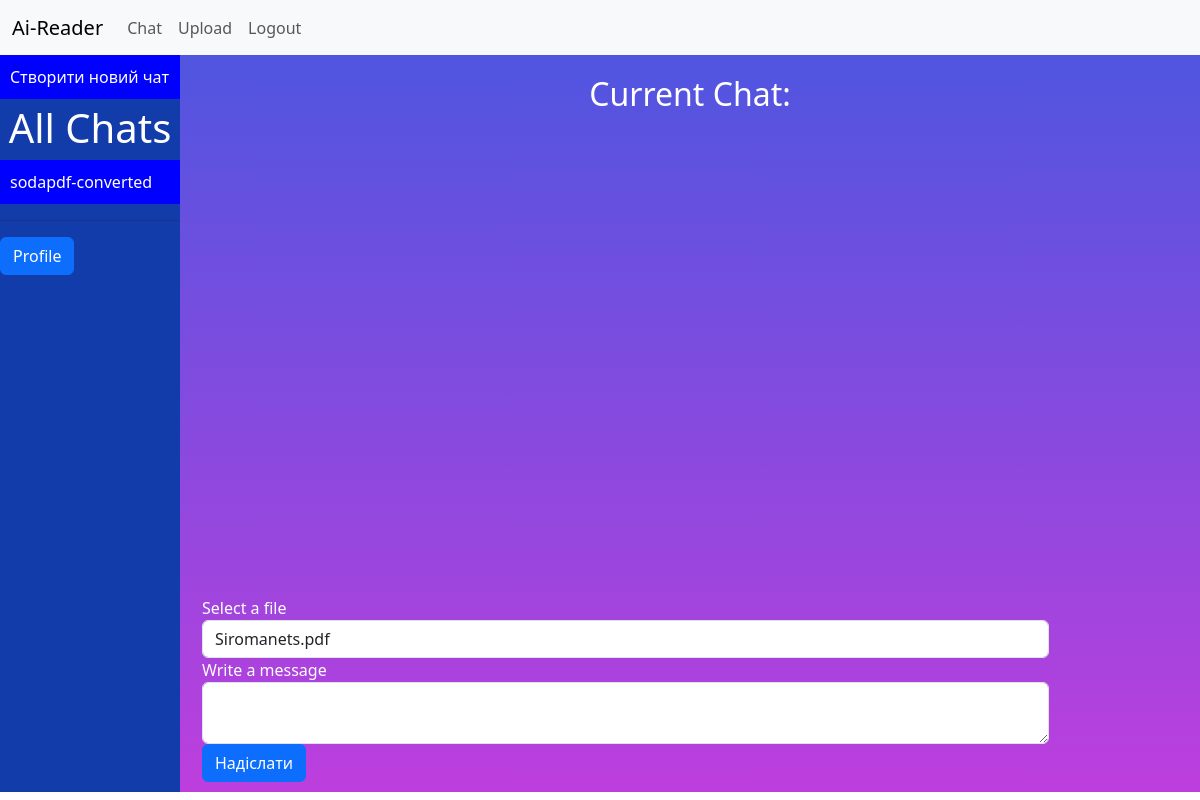
The page /chat/ (signed in) on the database as committed earlier.
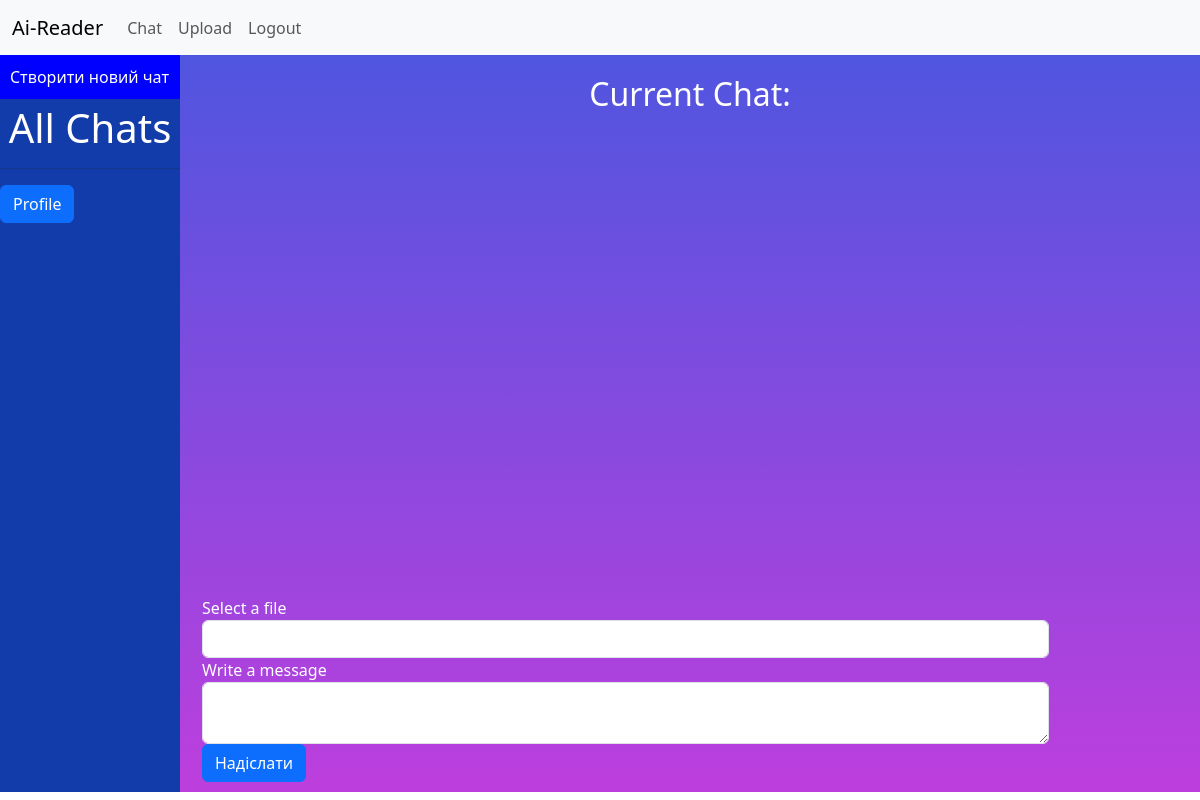
The same page on the database as committed later.
### Ai_reader/models.py (models this page shows)
class Chat(models.Model):
    name = models.CharField(max_length=100)
    doc = models.ForeignKey(
        UploadedFile, related_name="chats", on_delete=models.CASCADE, default=1
    )
    users = models.ForeignKey(User, related_name="sent_chats", on_delete=models.CASCADE)
    active = models.BooleanField(default=False)

### Ai_reader/views.py (the view)
# urls.py: path('chat/', views.chat, name='chat'),
def chat(request):
    user = request.user
    if request.user.is_authenticated:
        user_files = UploadedFile.objects.filter(user_id=request.user)
        user_chats = Chat.objects.filter(users=user)
        x = []
        for chat in user_chats:
            x.append(chat.name)
        return render(
            request,
            "Ai_reader/chat.html",
            {
                "user_chats": x,
                "user_files": user_files,
                "form": ChooseFileForm(user=user),
            },
        )
    else:
        return redirect(reverse("users:eror_aut"))

### Ai_reader/forms.py
class ChooseFileForm(forms.Form):
    def __init__(self, user, *args, **kwargs):
        super(ChooseFileForm, self).__init__(*args, **kwargs)
        user_files = UploadedFile.objects.filter(user_id=user)
        choices = [(file.id, file.file.name) for file in user_files]
        self.fields['file_choice'] = forms.ChoiceField(choices=choices)

### Ai_reader/templates/Ai_reader/chat.html (shortened to what this page needs)
{% extends "users/base.html" %}
{% block body %}
<div class="container-fluid">
    <div class="row">
        <div class="col-md-3">
            <div style="position: absolute; top: 55px; left: 0px; width: 15%; height: 92.1%;">
                <div style="background-color: #123CA9; height: calc(100%);">
                    <a href="{% url 'chat:chat' %}" style="background-color: blue; color: white; display: block; padding: 10px; margin-bottom: 5px; text-decoration: none;">
                        Створити новий чат
                    </a>
                    <h1 style="color: white; text-align: center;">All Chats</h1>
                    {% for chat in user_chats %}
                    <a href="{% url 'chat:ex_chat' chat_name=chat %}" style="background-color: blue; color: white; display: block; padding: 10px; margin-bottom: 5px; text-decoration: none;">
                        {{ chat }}
                    </a>
                    {% endfor %}
                    <hr>
                    <a href="{% url 'users:profile' %}" class="btn btn-primary">Profile</a>
                </div>
            </div>
        </div>
        <div class="col-md-9" style="position: absolute; bottom: 0; left: 15%; top: 55px; width: 85%; height: 92.1%; background: linear-gradient(to bottom, rgba(18, 26, 213, 0.74) 0%, rgba(174, 18, 213, 0.81) 100%); padding-top: 20px; color: white;">
            <div id="chatContainer" style="height: calc(100% - 250px); overflow-y: auto;">
                <h2 style="text-align: center;">Current Chat: {{ current_chat.name }}</h2>
            </div>
            <div style="position: absolute; bottom: 0; width: 85%; padding: 10px;">
                <form method="post" action="{% url 'chat:answer' %}" enctype="multipart/form-data">
                    <div class="form-group">
                        <label for="fileSelect" style="color: white;">Select a file</label>
                        <select id="fileSelect" name="file" class="form-control">
                            {% for file in user_files %}
                                <option value="{{ file.id }}">{{ file.file.name }}</option>
                            {% endfor %}
                        </select>
                    </div>
                    <div class="form-group">
                        <label for="messageInput" style="color: white;">Write a message</label>
                        <textarea id="messageInput" name="message" rows="2" cols="50" class="form-control"></textarea>
                    </div>
                    <button type="submit" class="btn btn-primary">Надіслати</button>
                </form>
            </div>
        </div>
    </div>
</div>
{% endblock %}

### users/templates/users/base.html (shortened to what this page needs)
<!DOCTYPE html>
<html lang="en">
<head>
    <link href="https://cdn.jsdelivr.net/npm/bootstrap@5.3.2/dist/css/bootstrap.min.css" rel="stylesheet">
</head>
<nav class="navbar navbar-expand-lg bg-body-tertiary">
    <div class="container-fluid">
        <a class="navbar-brand" href="/">Ai-Reader</a>
        <div class="collapse navbar-collapse" id="navbarSupportedContent">
            <ul class="navbar-nav me-auto mb-2 mb-lg-0">
                {% if user.is_authenticated %}
                    <li class="nav-item">
                        <a class="nav-link" href="{% url 'chat:chat' %}">Chat</a>
                    </li>
                    <li class="nav-item">
                        <a class="nav-link" href="{% url 'pdf:upload_file' %}">Upload</a>
                    </li>
                    <li class="nav-item">
                        <a class="nav-link" href="#" id="logoutBtn">Logout</a>
                    </li>
                {% endif %}
            </ul>
        </div>
    </div>
</nav>
<body>
    {% block body %} {% endblock %}
</body>
</html>

Rows that differ between the two databases and show on the page:
removed Chat: user_chats "sodapdf-converted"
Other text that changed with them:
form field file: "Siromanets.pdf" → (not shown)
